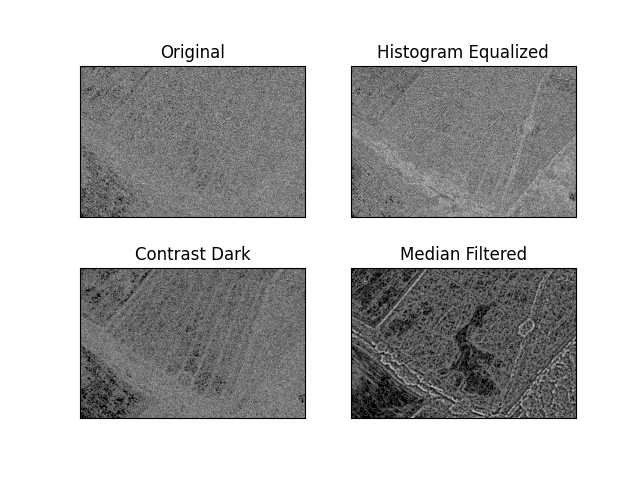

The Python source for this figure:
import cv2
from cv2 import GaussianBlur
from cv2 import medianBlur
from cv2 import Laplacian
from matplotlib.pyplot import yticks
import numpy as np
import matplotlib.pyplot as plt

img0 = cv2.imread("Greyscaled/SampleThree.png")
img1 = cv2.imread("Histogram Equalized.jpg")
img2 = cv2.imread("SingContrast 0.2.jpg")
img3 = cv2.imread("Degraded Images/Sample One Blurr.jpeg")

blur_img0 = cv2.GaussianBlur(img0, (3,3),0)
blur_img1 = cv2.GaussianBlur(img1, (3,3),0)
blur_img2 = cv2.GaussianBlur(img2, (3,3),0)
blur_img3 = cv2.GaussianBlur(img3, (3,3),0)


Laplacian0 = cv2.Laplacian(blur_img0, cv2.CV_64F)
Laplacian1 = cv2.Laplacian(blur_img1, cv2.CV_64F)
Laplacian2 = cv2.Laplacian(blur_img2, cv2.CV_64F)
Laplacian3 = cv2.Laplacian(blur_img3, cv2.CV_64F)

titles = ["Original","Histogram Equalized","Contrast Dark","Median Filtered"]

images = [Laplacian0,Laplacian1,Laplacian2, Laplacian3]
for i in range(4):
    plt.subplot(2,2,i+1)
    plt.imshow(images[i])
    plt.title(titles[i])
    plt.xticks([])
    plt.yticks([])

plt.show()

cv2.waitKey()
cv2.destroyAllWindows()
